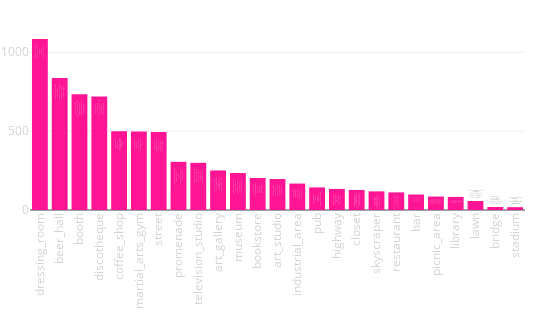

Write notebook code for a chart like this one.
### Code cell
tags_rate([x[0].split("/")[0] for x in scenes_result][N_SKIP:],
                        [x[1] for x in scenes_result][N_SKIP:])

### Figure 1 — Plotly figure (JSON) as saved in the notebook; plotly's stock layout.template omitted (floating-point values rounded to 4 significant figures)
{"data": [{"hoverinfo": "y+text", "marker": {"color": "deeppink"}, "text": ["Lenaslovelyvintage <br>TFM_Berlin <br>STUDIO67 <br>The_Heks_Laboratory <br>Zalando_Content_Creation", "Hofbr_uhaus_M_nchen <br>Hofbrauhaus_HB_Berlin <br>Augustiner_am_Gendarmenma... <br>ottorink_weinbar <br>Irish_Pub_Europacenter_Be...", "Messe_Berlin_Vital <br>Mercure_Hotel_MOA_Berlin <br>Angleterre_Hotel_Berlin <br>WECC_Westhafen_Event_Conv... <br>bcc_Berliner_Congress_Cen...", "Berlin_Salsa_Congress <br>Odyssee_Berlin <br>Green_Mango_Karaokebar <br>house_of_weekend <br>Hafenbar_Berlin", "wild_caff_ <br>Pure_Origins_Estate_Coffe... <br>Einstein_Kaffe_am_Alex <br>Cafe_Einstein <br>Westberlin_bar_shop", "Fitx <br>Spree_Crossfit_In_Squat_W... <br>John_Reed_Fitness <br>Spindler_Klatt <br>FitX_Berlin_S_dkreuz", "Schl_terstra_e_Ecke_Kurf... <br>Checkpoint_Charlie <br>Checkpoint_Charlie <br>Checkpoint_Charlie_Museum <br>MyFest_Berlin", "Berlin_Friedrichstra_e_An... <br>Spreeufer_Hauptbahnhof_Be... <br>Spree <br>Spree_River_Berlin <br>Unter_den_Linden_Brandenb...", "Madame_Tussauds_Berlin <br>Zig_Zag_Jazz_Club <br>n_tv_RTL_Studio_Berlin <br>Quatsch_Comedy_Club <br>Stage_Bluemax_Berlin_Blue...", "Salvador_Dali_Museum_Berl... <br>Blain_Southern_Berlin <br>Galerie_Judin <br>Dal_Die_Ausstellung_am_Po... <br>Old_National_Gallery_Berl...", "New_National_Gallery_Berl... <br>Neues_Museum <br>Old_National_Gallery_Berl... <br>Gem_ldegalerie <br>Egyptian_Museum_of_Berlin", "Ritter_Sport_Berlin <br>Space_Hall <br>TASCHEN <br>RitterSport_Schokowelt <br>Joseph_Roth_Diele", "Taiko_Gallery <br>Bl_ckfisk_Tattoo_Co_ <br>Blain_Southern_Berlin <br>East_Side_Gallery <br>East_Side_Gallery_Berlin", "panoramapunkt <br>Tv_Tower_Berlin <br>Kollhoff_Tower <br>TV_tower_Berlin <br>Fernsehturm_Berlin", "Irish_Pub_Europacenter_Be... <br>John_Muir <br>THE_MEAT <br>Hotel_Bar <br>Bellucci_Ristorante_Bar", "Victory_Tower <br>Berlin_Victory_Column <br>Siegess_ule <br>Stra_e_des_17_Juni <br>Columna_de_la_Victoria", "Lenaslovelyvintage <br>ANDREAS_MURKUDIS <br>LNFA_Conceptstore_Agency... <br>PREMIUM_Berlin <br>mientus_FLAGSHIP_Store", "Potsdamer_Platz_Berlin_Ge... <br>Bahnhof_Berlin_Potsdamer... <br>Potsdammer_Platz_Berlin <br>Potsdamer_Platz <br>Breitscheidplatz", "Restaurant_Entrecote <br>Ristorante_Sale_e_Tabacch... <br>Lucky_Leek <br>Ristorante_a_Mano <br>Lutter_Wegner_am_Gendarme...", "Berlin_European_Bartender... <br>ORA <br>BRYK_BAR <br>John_Muir <br>Absinthdepot", "Prinzessinneng_rten <br>Biergarten_in_Tiergarten <br>Volkspark_Friedrichshain <br>James_Simon_Park_Kleiner... <br>Kleiner_Tiergarten", "Staatsbibliothek_zu_Berli... <br>Jacob_und_Wilhelm_Grimm_Z... <br>Staatsbibliothek_zu_Berli... <br>B_se_Buben_Bar <br>Fine_Bagels", "Pfaueninsel_Im_Wannsee <br>Cecilieng_rten <br>Sommerbad_Neuk_lln <br>Volkspark_Friedrichshain <br>Kleiner_Tiergarten", "Gleisdreieckpark <br>Jannowitzbr_cke <br>Riogrande_Berlin <br>Berlin_Bornholmer_Stra_e... <br>Oberbaum_Bridge", "Olympia_Stadion_Berlin <br>Poststadion <br>Berlino <br>Internationales_Deutsches... <br>Brasil_Brasileiro_Berlin"], "type": "bar", "uid": "4dd5bc68-23ac-11e9-8c24-3c15c2cf2370", "x": ["dressing_room", "beer_hall", "booth", "discotheque", "coffee_shop", "martial_arts_gym", "street", "promenade", "television_studio", "art_gallery", "museum", "bookstore", "art_studio", "industrial_area", "pub", "highway", "closet", "skyscraper", "restaurant", "bar", "picnic_area", "library", "lawn", "bridge", "stadium"], "xaxis": "x", "y": [1085.0, 837.9, 733.4, 720.5, 499.4, 497.8, 494.5, 305.5, 299.3, 250.7, 234.8, 203.1, 196.5, 167.5, 143.3, 133.6, 127.1, 118.1, 111.6, 98.05, 85.3, 83.0, 57.22, 19.19, 17.91], "yaxis": "y"}], "layout": {"height": 330, "margin": {"b": 120, "l": 30, "r": 25, "t": 30}, "showlegend": false, "width": 550, "xaxis": {"anchor": "y", "domain": [0, 1], "tickangle": -90, "tickfont": {"color": "lightgrey", "size": 11.5}}, "xaxis2": {"tickangle": -90, "tickfont": {"color": "lightgrey", "size": 11.5}}, "yaxis": {"anchor": "x", "domain": [0, 1], "tickfont": {"color": "lightgrey", "size": 11.5}}, "yaxis2": {"tickfont": {"color": "lightgrey", "size": 11.5}}}}
